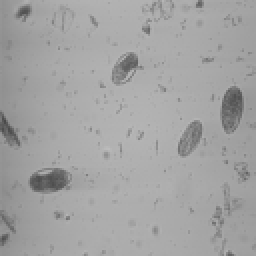
%> input picture exercise 3/EGG1.GIF, 128 x 128 px (shown 2 times larger)
$ octave tamrin1.m   (GNU Octave 9; MATLAB toolbox functions it lacks are replaced by stand-ins)
%> lines starting %> are read from the running program, lines starting %| are printed output that depends on the picture
clear all;
close all;
clc;
%%
I=imread('EGG1.GIF');
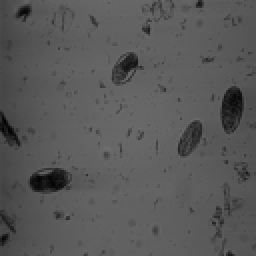
%> I: size 128x128 uint8 (shown 2 times larger); min 0, max 112, mean 87.9
B=[0 1 0;
   1 1 1;
   0 1 0];
I2 = imdilate(I,B);
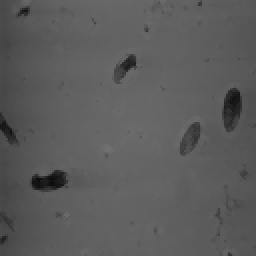
%> I2: size 128x128 uint8 (shown 2 times larger); min 12, max 112, mean 91.2
%% show result
subplot(1,2,1);
imshow(uint8(I));
title('Orginal image');
subplot(1,2,2);
imshow(I2);
title('after Filter');

$ run again, with exercise 3/cameraman.tif saved as exercise 3/EGG1.GIF
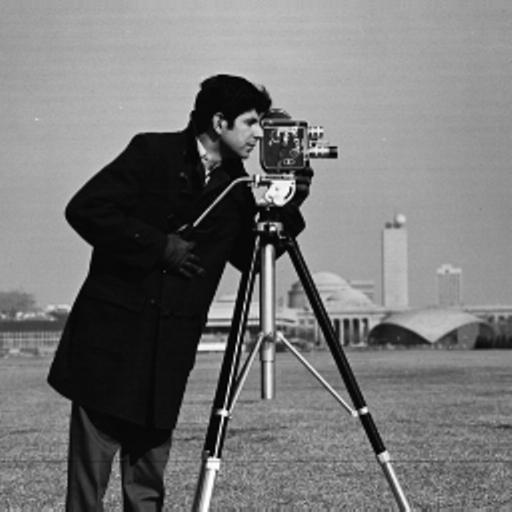
%> input picture exercise 3/cameraman.tif, 512 x 512 px
%> I is the input picture: size 512x512 uint8; min 0, max 255, mean 118.3
%> `I2 = imdilate(I,B);`:
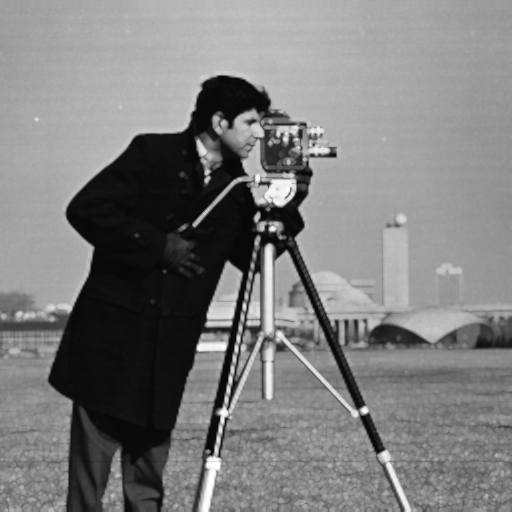
%> I2: size 512x512 uint8; min 3, max 255, mean 124.6
